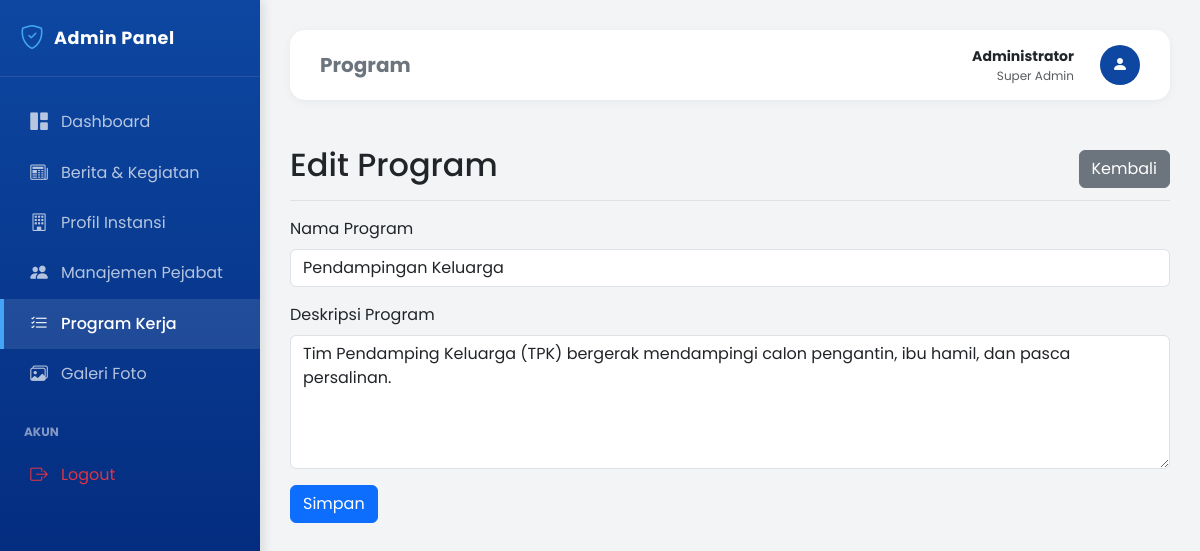
/admin/program.php?act=edit&id=3 (signed in), run on the app's committed database.
### tables this page shows
CREATE TABLE IF NOT EXISTS program (
    id INT AUTO_INCREMENT PRIMARY KEY,
    judul VARCHAR(100) NOT NULL,
    deskripsi TEXT,
    created_at TIMESTAMP DEFAULT CURRENT_TIMESTAMP
);

### admin/program.php (the view, shortened to what this page needs)
<?php include 'header.php'; ?>
<?php
$act = isset($_GET['act']) ? $_GET['act'] : '';
?>
<?php if ($act == 'tambah' || $act == 'edit'): ?>
    <?php
    $judul = ''; $deskripsi = ''; $id = '';
    if ($act == 'edit' && isset($_GET['id'])) {
        $id = intval($_GET['id']);
        $q = mysqli_query($conn, "SELECT * FROM program WHERE id='$id'");
        $d = mysqli_fetch_assoc($q);
        $judul = $d['judul'];
        $deskripsi = $d['deskripsi'];
    }
    ?>
    <div class="d-flex justify-content-between flex-wrap flex-md-nowrap align-items-center pt-3 pb-2 mb-3 border-bottom">
        <h1 class="h2"><?php echo ($act == 'tambah') ? 'Tambah Program' : 'Edit Program'; ?></h1>
        <a href="program.php" class="btn btn-secondary">Kembali</a>
    </div>
    <form method="POST">
        <div class="mb-3">
            <label class="form-label">Nama Program</label>
            <input type="text" name="judul" class="form-control" value="<?php echo $judul; ?>" required>
        </div>
        <div class="mb-3">
            <label class="form-label">Deskripsi Program</label>
            <textarea name="deskripsi" class="form-control" rows="5" required><?php echo $deskripsi; ?></textarea>
        </div>
        <button type="submit" class="btn btn-primary">Simpan</button>
    </form>
<?php endif; ?>
<?php include 'footer.php'; ?>

### admin/header.php (style rules this page uses)
:root { --sidebar-width: 260px; --primary-color: #0d47a1; --secondary-color: #1976d2; --text-light: #e3f2fd; }
body { font-family: 'Poppins', sans-serif; background-color: #f3f4f6; min-height: 100vh; }

### data on the page
program: judul "Pendampingan Keluarga", deskripsi "Tim Pendamping Keluarga (TPK) bergerak mendampingi calon pengantin, ibu hamil, dan pasca persalinan."

### other printed values
str_replace('_', ' ', $page) "Program"
